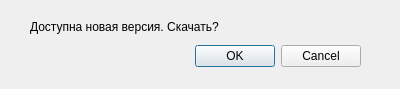
<?xml version="1.0" encoding="UTF-8"?>
<ui version="4.0">
 <class>NewVersion</class>
 <widget class="QDialog" name="NewVersion">
  <property name="geometry">
   <rect>
    <x>0</x>
    <y>0</y>
    <width>400</width>
    <height>89</height>
   </rect>
  </property>
  <property name="windowTitle">
   <string>Dialog</string>
  </property>
  <widget class="QDialogButtonBox" name="buttonBox">
   <property name="geometry">
    <rect>
     <x>20</x>
     <y>40</y>
     <width>341</width>
     <height>32</height>
    </rect>
   </property>
   <property name="orientation">
    <enum>Qt::Horizontal</enum>
   </property>
   <property name="standardButtons">
    <set>QDialogButtonBox::Cancel|QDialogButtonBox::Ok</set>
   </property>
  </widget>
  <widget class="QLabel" name="label">
   <property name="geometry">
    <rect>
     <x>30</x>
     <y>20</y>
     <width>214</width>
     <height>14</height>
    </rect>
   </property>
   <property name="text">
    <string>Доступна новая версия. Скачать?</string>
   </property>
  </widget>
 </widget>
 <resources/>
 <connections>
  <connection>
   <sender>buttonBox</sender>
   <signal>accepted()</signal>
   <receiver>NewVersion</receiver>
   <slot>accept()</slot>
   <hints>
    <hint type="sourcelabel">
     <x>248</x>
     <y>254</y>
    </hint>
    <hint type="destinationlabel">
     <x>157</x>
     <y>274</y>
    </hint>
   </hints>
  </connection>
  <connection>
   <sender>buttonBox</sender>
   <signal>rejected()</signal>
   <receiver>NewVersion</receiver>
   <slot>reject()</slot>
   <hints>
    <hint type="sourcelabel">
     <x>316</x>
     <y>260</y>
    </hint>
    <hint type="destinationlabel">
     <x>286</x>
     <y>274</y>
    </hint>
   </hints>
  </connection>
 </connections>
</ui>
